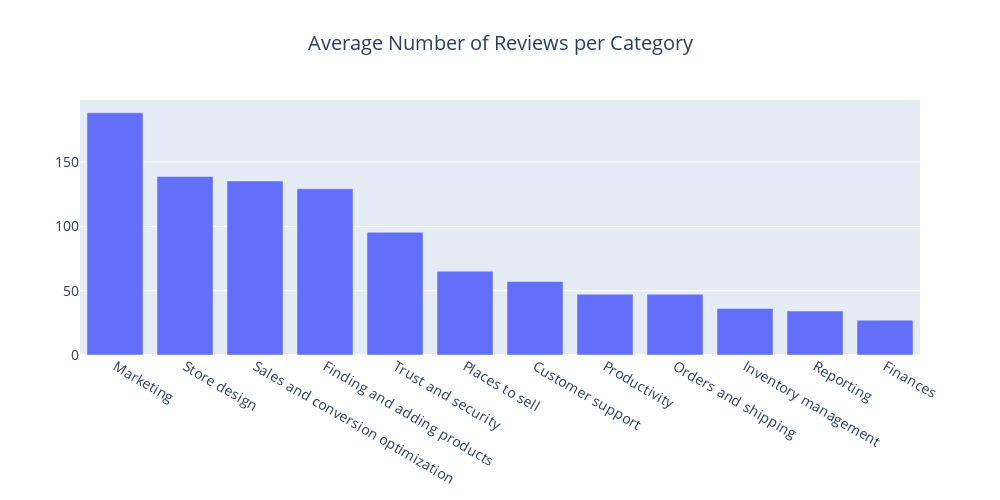

Source (notebook cell):
### Markdown cell above
# Average Num of Reviews per Category

### Code cell
cat_reviews = apps_cat_desc[['cat_desc','reviews_count']].groupby('cat_desc').agg({'reviews_count':'mean'}).reset_index().sort_values(by='reviews_count', ascending=False)
trace = go.Bar(x = cat_reviews.cat_desc, y = cat_reviews.reviews_count)

layout = go.Layout(title=go.layout.Title(text="Average Number of Reviews per Category", x=0.5), font=dict(size=14), width=1000, height=500)

data = [trace]
fig = go.Figure(data=data, layout=layout)
py.iplot(fig)

### Figure 1 — Plotly figure (JSON) as saved in the notebook; plotly's stock layout.template omitted (floating-point values rounded to 4 significant figures)
{"data": [{"type": "bar", "x": ["Marketing", "Store design", "Sales and conversion optimization", "Finding and adding products", "Trust and security", "Places to sell", "Customer support", "Productivity", "Orders and shipping", "Inventory management", "Reporting", "Finances"], "y": [188.3, 138.8, 135.3, 129.2, 95.44, 65.17, 57.08, 47.21, 47.2, 36.16, 34.16, 27.1]}], "layout": {"font": {"size": 14}, "height": 500, "title": {"text": "Average Number of Reviews per Category", "x": 0.5}, "width": 1000}}
